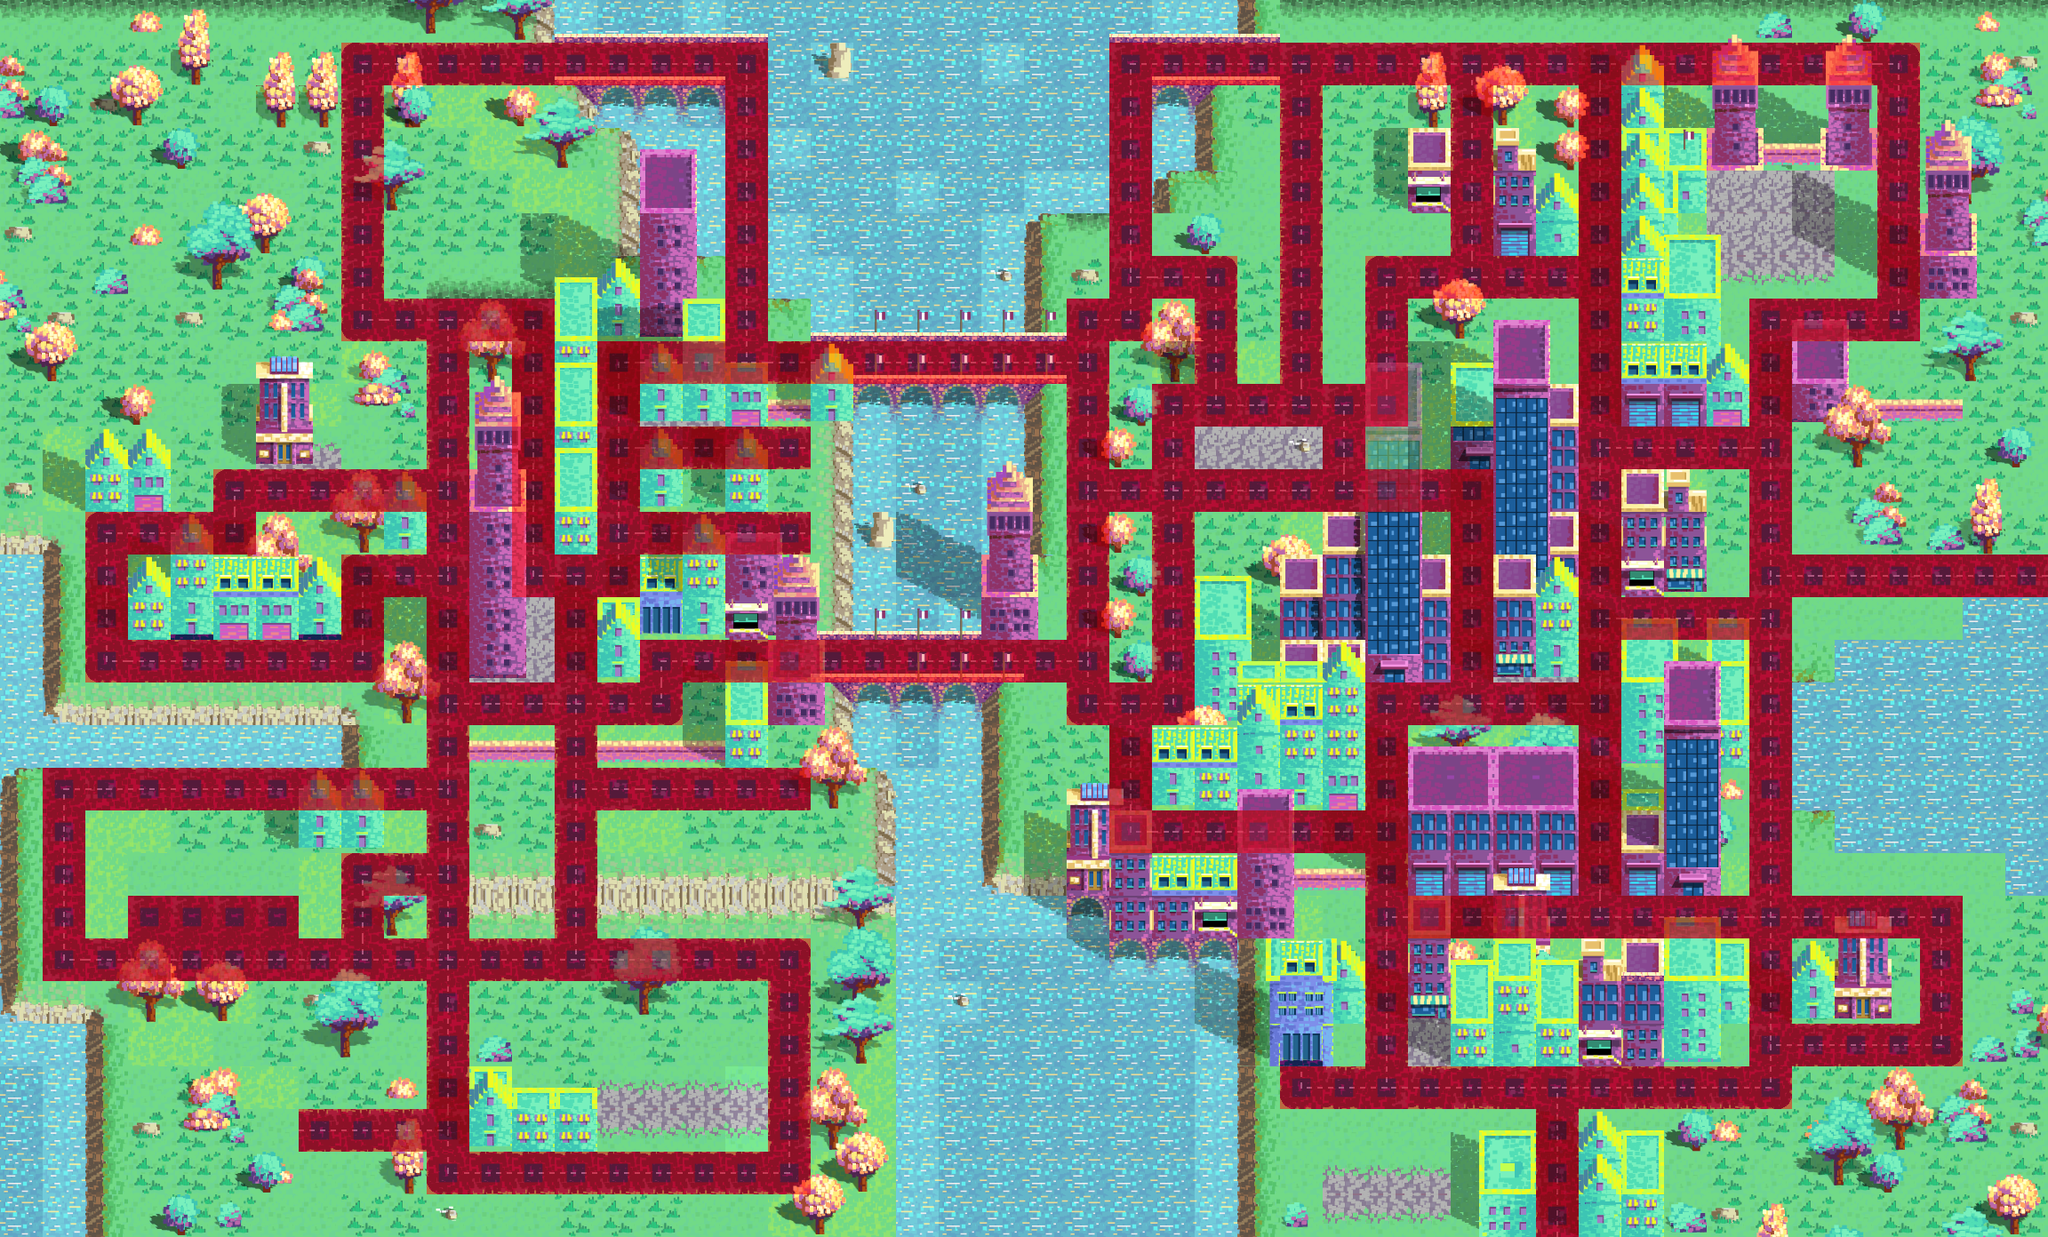

This is a level from a 2D game, rendered from its Tiled map with the project's own tilesets. A one-line summary and the map file follow, with tile-layer data summarised:
An orthogonal 48x29 tile map with 48x48 px tiles, 6 tile layers (background, structures, structures2, structures3, ...), 3 tilesets.

<map version="1.2" tiledversion="1.3.0" orientation="orthogonal" renderorder="right-down" compressionlevel="0" width="48" height="29" tilewidth="48" tileheight="48" infinite="0" nextlayerid="16" nextobjectid="21">
 <tileset firstgid="1" name="color city cops tileset" tilewidth="48" tileheight="48" tilecount="168" columns="8">
  <image source="ccc_tileset.2.png" width="385" height="1008" />
  <tile id="62">
   <animation>
    <frame tileid="62" duration="300" />
    <frame tileid="54" duration="300" />
   </animation>
  </tile>
  <tile id="70">
   <animation>
    <frame tileid="70" duration="100" />
    <frame tileid="71" duration="100" />
   </animation>
  </tile>
  <tile id="102">
   <animation>
    <frame tileid="102" duration="300" />
    <frame tileid="94" duration="300" />
   </animation>
  </tile>
  <tile id="127">
   <animation>
    <frame tileid="127" duration="300" />
    <frame tileid="135" duration="350" />
   </animation>
  </tile>
  <tile id="142">
   <animation>
    <frame tileid="142" duration="100" />
    <frame tileid="143" duration="100" />
   </animation>
  </tile>
 </tileset>
 <tileset firstgid="169" name="collision set" tilewidth="48" tileheight="48" tilecount="100" columns="10">
  <image source="collision_objects.png" width="480" height="480" />
  <tile id="0">
   <properties>
    <property name="road" type="bool" value="false" />
   </properties>
  </tile>
  <tile id="1">
   <properties>
    <property name="road" type="bool" value="true" />
   </properties>
  </tile>
 </tileset>
 <tileset firstgid="269" name="extras" tilewidth="48" tileheight="48" tilecount="168" columns="8">
  <image source="ccc_tileset.png" width="385" height="1008" />
  <tile id="0">
   <animation>
    <frame tileid="0" duration="80" />
    <frame tileid="8" duration="80" />
    <frame tileid="16" duration="80" />
    <frame tileid="24" duration="80" />
    <frame tileid="32" duration="80" />
    <frame tileid="40" duration="80" />
    <frame tileid="48" duration="80" />
    <frame tileid="56" duration="80" />
   </animation>
  </tile>
  <tile id="1">
   <animation>
    <frame tileid="1" duration="90" />
    <frame tileid="9" duration="90" />
    <frame tileid="17" duration="90" />
    <frame tileid="25" duration="90" />
    <frame tileid="33" duration="90" />
    <frame tileid="41" duration="90" />
    <frame tileid="49" duration="90" />
    <frame tileid="57" duration="90" />
   </animation>
  </tile>
  <tile id="2">
   <animation>
    <frame tileid="2" duration="80" />
    <frame tileid="10" duration="80" />
    <frame tileid="18" duration="80" />
    <frame tileid="26" duration="80" />
    <frame tileid="34" duration="80" />
    <frame tileid="42" duration="80" />
    <frame tileid="50" duration="80" />
    <frame tileid="58" duration="80" />
   </animation>
  </tile>
 </tileset>
 <layer id="1" name="background" width="48" height="29" opacity="0.94">
  <data>[1392 cells, 1392 non-empty, 30 distinct tile ids]</data>
 </layer>
 <layer id="3" name="structures" width="48" height="29">
  <data>[1392 cells, 413 non-empty, 104 distinct tile ids]</data>
 </layer>
 <layer id="4" name="structures2" width="48" height="29">
  <data>[1392 cells, 389 non-empty, 116 distinct tile ids]</data>
 </layer>
 <layer id="15" name="structures3" width="48" height="29">
  <data>[1392 cells, 106 non-empty, 58 distinct tile ids]</data>
 </layer>
 <layer id="8" name="transparentStructures" width="48" height="29" opacity="0.46">
  <data>[1392 cells, 64 non-empty, 33 distinct tile ids]</data>
 </layer>
 <layer id="5" name="collisions" width="48" height="29" opacity="0.6">
  <data>[1392 cells, 371 non-empty, 1 distinct tile ids]</data>
 </layer>
</map>
